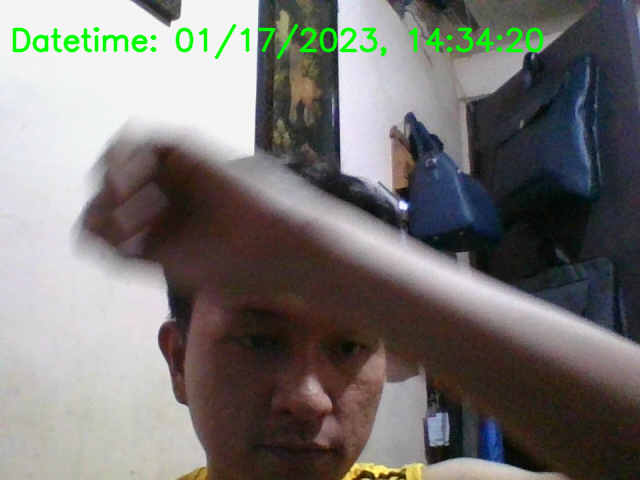
#> input picture img_captured/img_01172023-143421.png, 640 x 480 px, given in place of the camera
$ python camera.py
#> lines starting #> are read from the running program, lines starting #| are printed output that depends on the picture
import base64
import cv2
from datetime import datetime
import requests
import os

# Assigning our static_back to None
static_back = None

# List when any moving object appear
motion_list = [ None, None ]

# Time of movement

img_counter = 0
# Initializing DataFrame, one column is start
# time and other column is end time
# df = pandas.DataFrame(columns = ["Start", "End"])

# Capturing video
video = cv2.VideoCapture(0)

# Infinite while loop to treat stack of image as video
while True:
	# Reading frame(image) from video
	check, frame = video.read()
#> frame is the input picture: shape (480, 640, 3); mean B, G, R 114.8, 117.7, 120

	# Initializing motion = 0(no motion)
	motion = 0

	# Converting color image to gray_scale image
	gray = cv2.cvtColor(frame, cv2.COLOR_BGR2GRAY)
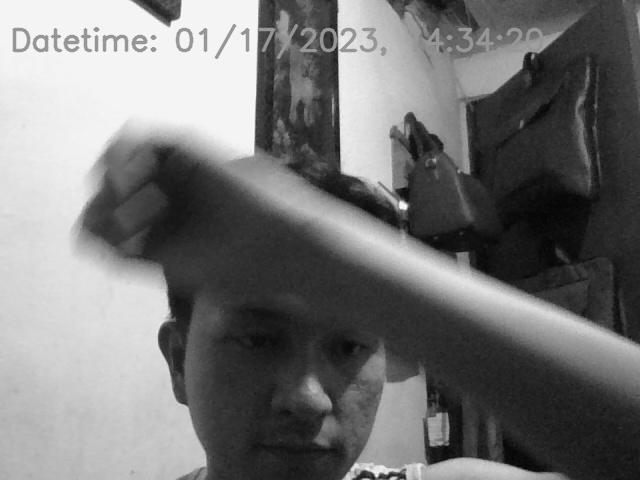
#> gray: shape (480, 640); min 2, max 254, mean 118

	# Converting gray scale image to GaussianBlur
	# so that change can be find easily
	gray = cv2.GaussianBlur(gray, (21, 21), 0)
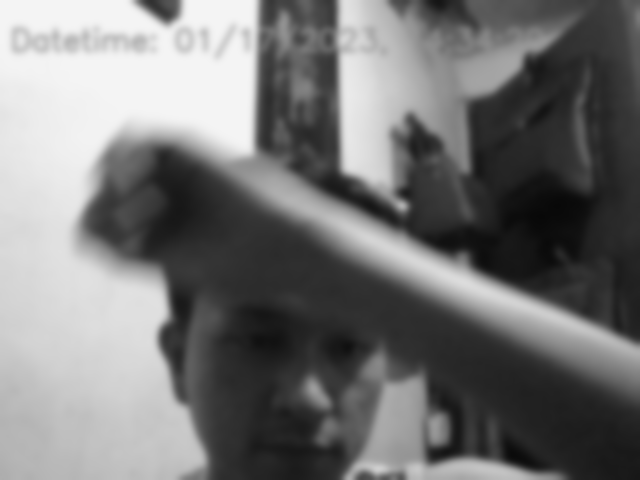
#> gray: shape (480, 640); min 8, max 244, mean 118

	# In first iteration we assign the value
	# of static_back to our first frame
	if static_back is None:
		static_back = gray
		continue

	# Difference between static background
	# and current frame(which is GaussianBlur)
	diff_frame = cv2.absdiff(static_back, gray)

	# If change in between static background and
	# current frame is greater than 100 it will show white color(255)
	thresh_frame = cv2.threshold(diff_frame, 100, 255, cv2.THRESH_BINARY)[1]
	thresh_frame = cv2.dilate(thresh_frame, None, iterations = 2)

	# Finding contour of moving object
	cnts,_ = cv2.findContours(thresh_frame.copy(),
					cv2.RETR_EXTERNAL, cv2.CHAIN_APPROX_SIMPLE)

	for contour in cnts:
		if cv2.contourArea(contour) < 10000:
			continue
		motion = 1

		(x, y, w, h) = cv2.boundingRect(contour)
		# making green rectangle around the moving object
		cv2.rectangle(frame, (x, y), (x + w, y + h), (255, 255, 255), 4)

	# Appending status of motion
	motion_list.append(motion)

	motion_list = motion_list[-2:]

	if motion_list[-1] == 0 and motion_list[-2] == 1:
		print("Motion detected: ", datetime.now())
		cv2.putText(frame, f'Datetime: {datetime.now().strftime("%m/%d/%Y, %H:%M:%S")}', (10, 50), cv2.FONT_HERSHEY_SIMPLEX, 1, (0, 255, 0), 2, cv2.LINE_AA)

		# Capture Image Frame
		encoded = cv2.imencode('.jpg', frame)[1]
		image_data = base64.b64encode(encoded)
		image_decoded = image_data.decode('utf-8')

		# with open('readme.txt', 'w') as file:
		# 	file.write(str(image_decoded))

		img_name = f'img_{datetime.now().strftime("%m%d%Y-%H%M%S")}.png'
		cv2.imwrite(os.path.join('./img_captured', img_name), frame)

		url = 'http://192.168.0.110:4000/camera'
		myobj = {"datetime" : str(datetime.now()),
				 "image" : str(image_decoded)}

		r = requests.post(url, data=myobj)
		print(r.text)

		img_counter += 1

	# Displaying image in gray_scale
	cv2.imshow("Gray Frame", gray)

	# Displaying the difference in currentframe to
	# the staticframe(very first_frame)
	cv2.imshow("Difference Frame", diff_frame)

	# Displaying the black and white image in which if
	# intensity difference greater than 30 it will appear white
	cv2.imshow("Threshold Frame", thresh_frame)

	# Displaying color frame with contour of motion of object
	cv2.imshow("Color Frame", frame)

	key = cv2.waitKey(1)
	if key == ord('q'):
		break

video.release()
cv2.destroyAllWindows()

$ run again, on img_captured/img_01172023-143424.png
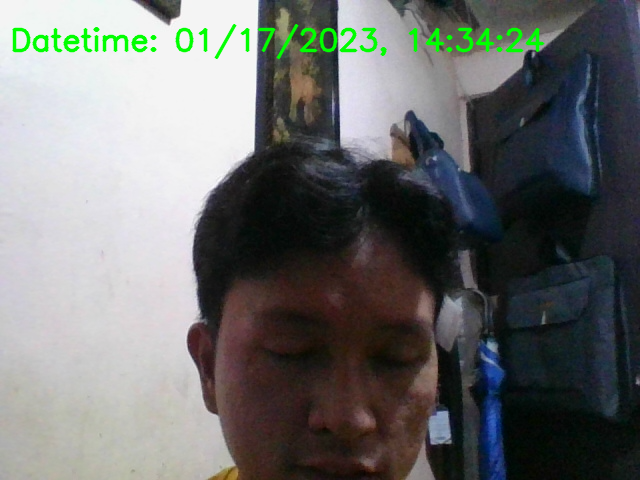
#> input picture img_captured/img_01172023-143424.png, 640 x 480 px, given in place of the camera
#> frame is the input picture: shape (480, 640, 3); mean B, G, R 110.2, 111.4, 109.3
#> `gray = cv2.cvtColor(frame, cv2.COLOR_BGR2GRAY)`:
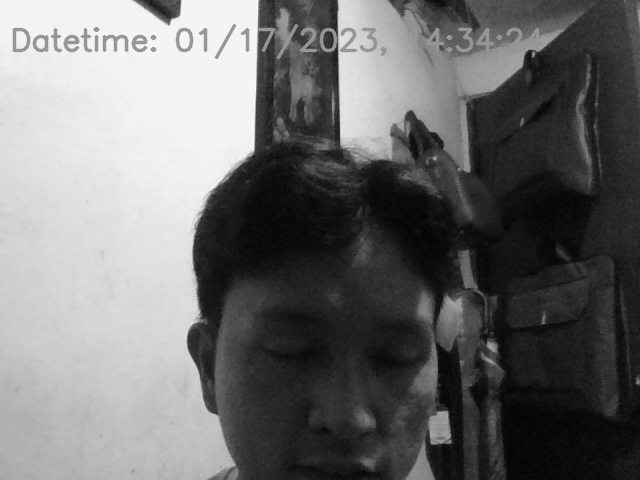
#> gray: shape (480, 640); min 2, max 254, mean 110.5
#> `gray = cv2.GaussianBlur(gray, (21, 21), 0)`:
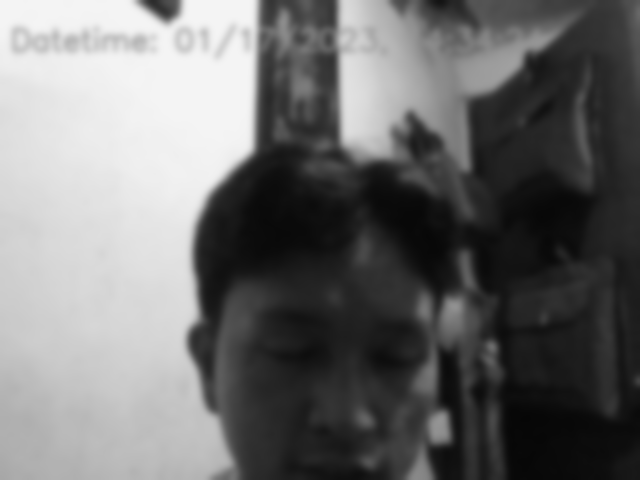
#> gray: shape (480, 640); min 6, max 244, mean 110.5

$ run again, on img_captured/img_01172023-165529.png
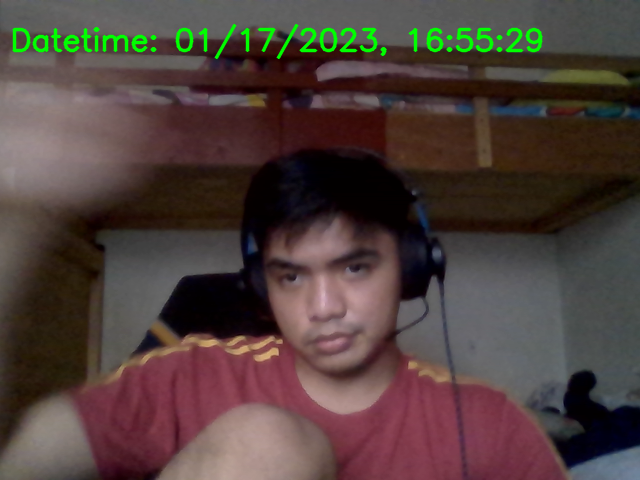
#> input picture img_captured/img_01172023-165529.png, 640 x 480 px, given in place of the camera
#> frame is the input picture: shape (480, 640, 3); mean B, G, R 59.8, 63.9, 79.3
#> `gray = cv2.cvtColor(frame, cv2.COLOR_BGR2GRAY)`:
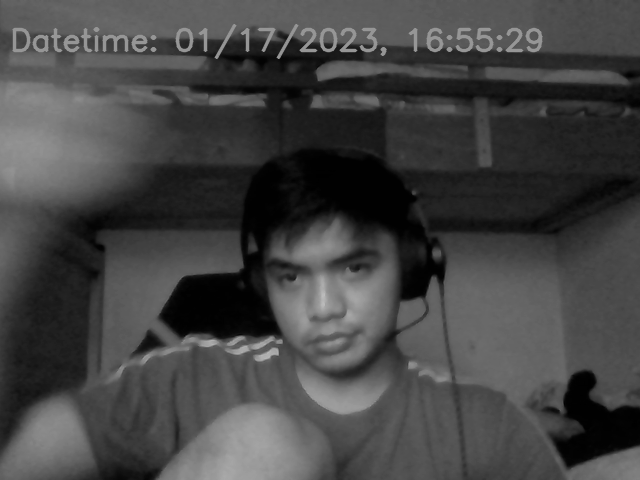
#> gray: shape (480, 640); min 0, max 189, mean 68
#> `gray = cv2.GaussianBlur(gray, (21, 21), 0)`:
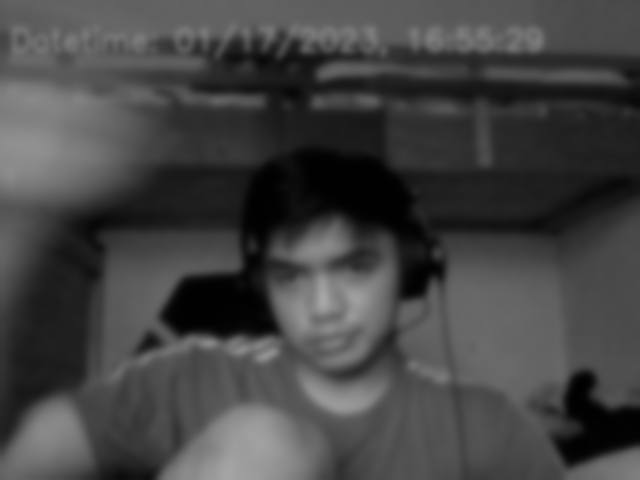
#> gray: shape (480, 640); min 1, max 168, mean 68

$ run again, on img_captured/img_10192022-090618.png
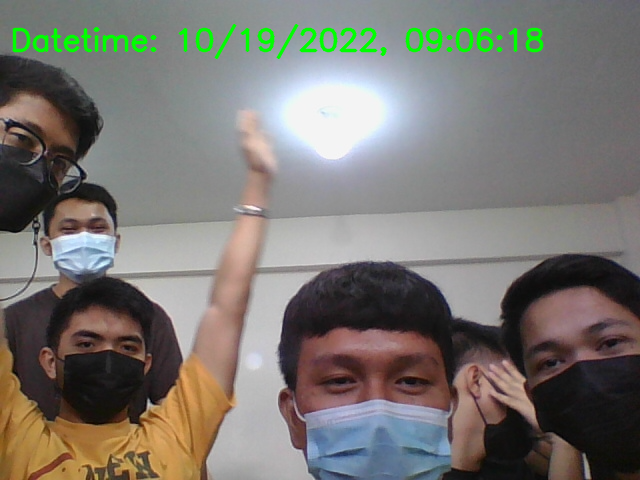
#> input picture img_captured/img_10192022-090618.png, 640 x 480 px, given in place of the camera
#> frame is the input picture: shape (480, 640, 3); mean B, G, R 112.4, 117.9, 120.8
#> `gray = cv2.cvtColor(frame, cv2.COLOR_BGR2GRAY)`:
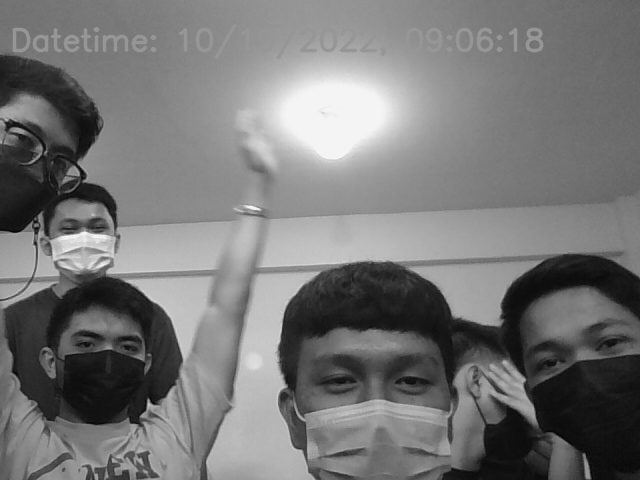
#> gray: shape (480, 640); min 1, max 249, mean 118
#> `gray = cv2.GaussianBlur(gray, (21, 21), 0)`:
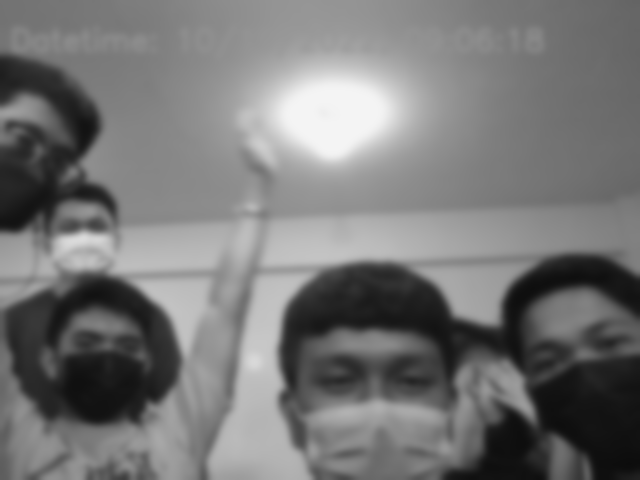
#> gray: shape (480, 640); min 12, max 244, mean 118
